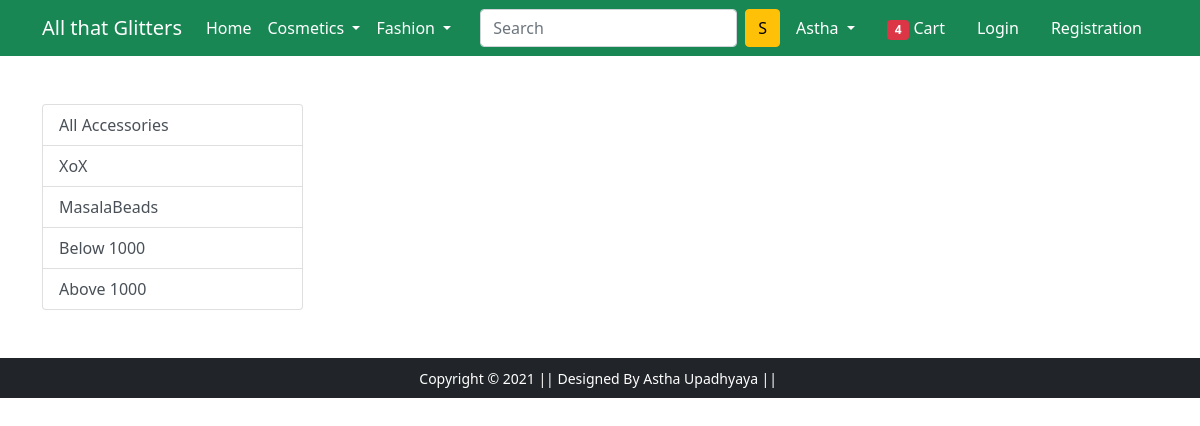
/accessories, run on an earlier commit of the app's database.
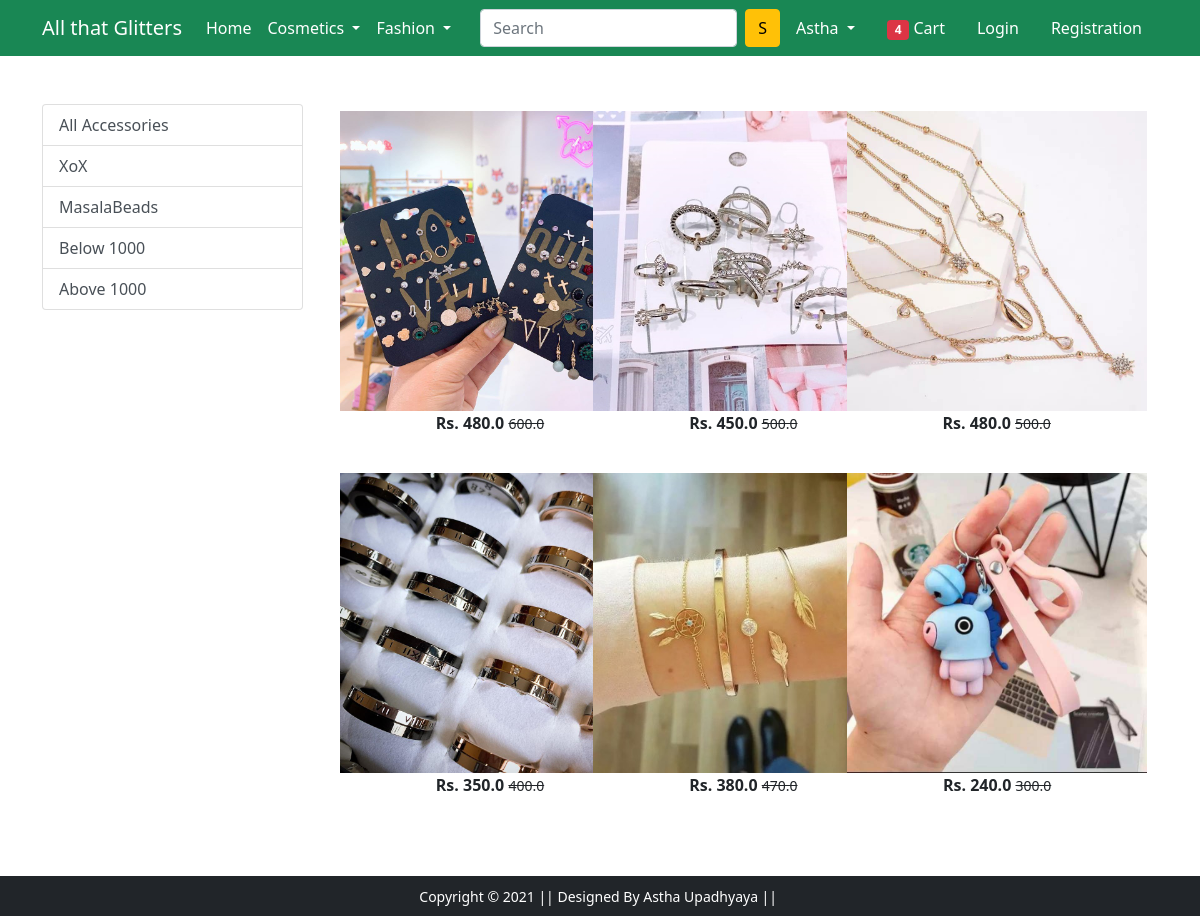
And on a later commit of the database.
### app/models.py (models this page shows, shortened)
class Product(models.Model):
    title=models.CharField(max_length=100)
    selling_price = models.FloatField()
    discounted_price = models.FloatField()
    description = models.CharField(max_length=100)
    brand = models.CharField(max_length=100)
    category = models.CharField(choices=CATEGORY_CHOICES,
                                max_length=2)
    product_image = models.ImageField(upload_to='productimg')

### app/views.py (the view)
# urls.py: path('accessories', views.accessories, name='accessories'),
def accessories(request, data=None):
 if data == None:
  accessories = Product.objects.filter(category='A')
 elif data == 'XoX' or data == 'MasalaBeads':
  accessories = Product.objects.filter(category='A').filter(brand=data)
 elif data == 'below':
  accessories = Product.objects.filter(category='A').filter(discounted_price__lt=1000)
 elif data == 'above':
  accessories = Product.objects.filter(category='A').filter(discounted_price__gt=1000)
 return render(request, 'app/accessories.html', {'accessories':accessories})

### app/templates/app/accessories.html (shortened to what this page needs)
{% extends 'app/base.html' %}
{% load static %}
{% block main-content %}
<div class="container my-5">
 <div class="row">
  <div class="col-sm-3">
   <div class="list-group">
    <a href="{% url 'accessories' %}" class="list-group-item
    list-group-item-action" aria-current="true">All Accessories</a>
    <a href="{% url 'accessoriesdata' 'XoX' %}"
       class="list-group-item list-group-item-action"
       aria-current="true">XoX</a>
    <a href="{% url 'accessoriesdata' 'MasalaBeads' %}"
       class="list-group-item list-group-item-action">MasalaBeads</a>
    <a href="{% url 'accessoriesdata' 'below' %}"
       class="list-group-item list-group-item-action">Below 1000</a>
    <a href="{% url 'accessoriesdata' 'above' %}"
       class="list-group-item list-group-item-action">Above 1000</a>
   </div>
  </div>
  <div class="col-sm-8">
   <div class="row">
    {% for product in accessories %}
    <div class="col-sm-4 text-center mb-4">
     <a href="{% url 'product-detail' product.id %}"
        class="btn">
      <div class="item">
       <img src="{{product.product_image.url}}" alt=""
            height="300" class="">
       <div class="fw-bold">Rs. {{product.discounted_price}}
        <small class="fw-light text-decoration-line-through">
         {{product.selling_price}}</small></div>
      </div>
     </a>
    </div>
    {% endfor %}
   </div>
  </div>
 </div>
</div>
{% endblock main-content %}

What changed in the data, as far as the page shows it:
added Product: product_image (picture), discounted_price "480.0", selling_price "600.0"
added Product: product_image (picture), discounted_price "450.0", selling_price "500.0"
added Product: product_image (picture), discounted_price "480.0", selling_price "500.0"
added Product: product_image (picture), discounted_price "350.0", selling_price "400.0"
added Product: product_image (picture), discounted_price "380.0", selling_price "470.0"
added Product: product_image (picture), discounted_price "240.0", selling_price "300.0"
